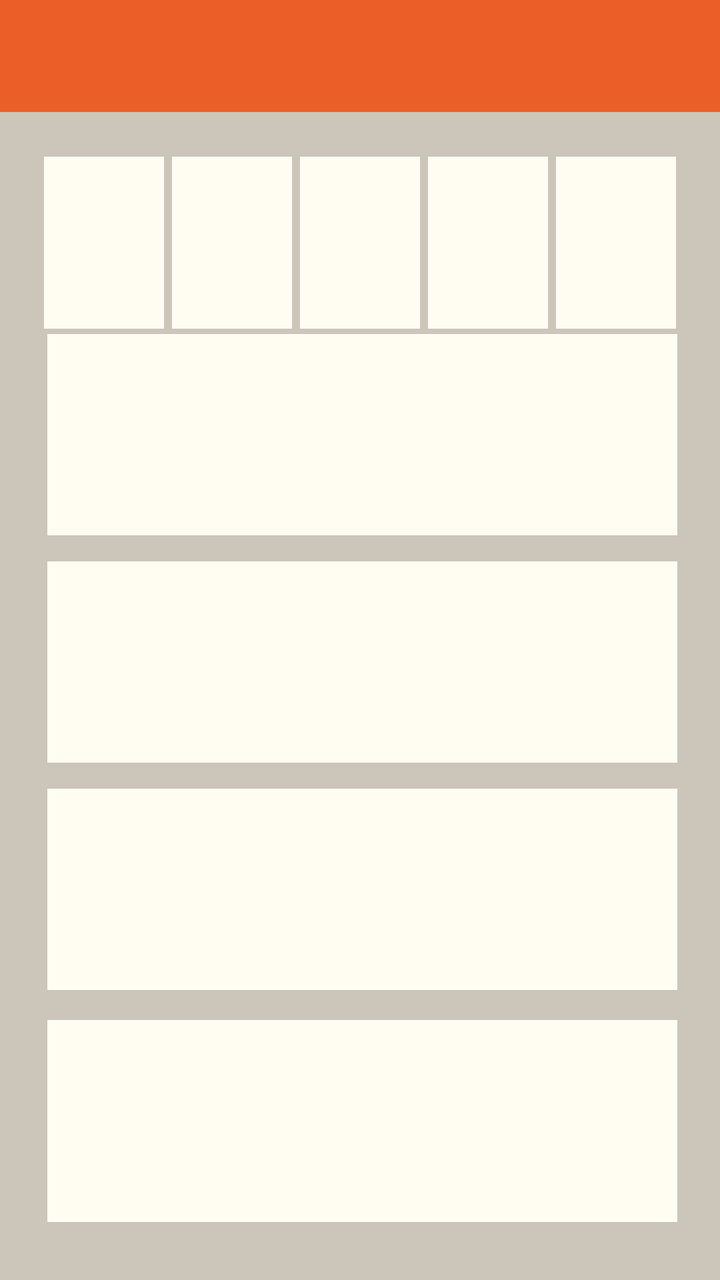
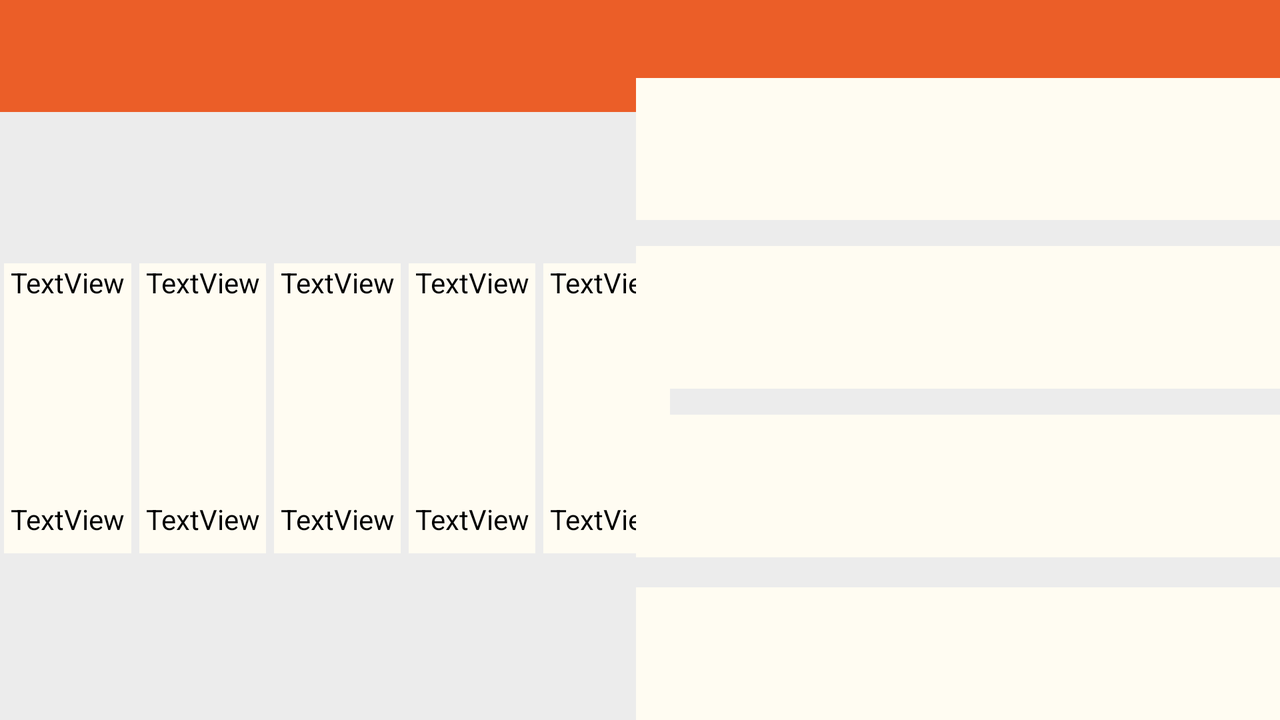

First picture: res/layout/ on a phone held upright. Second picture: the repository's own variant of that layout, on a device whose configuration matches the variant's folder. Source for both follows.
<!-- AndroidManifest.xml: activity theme AppTheme.NoActionBar -->
<!-- res/layout/activity_welcome.xml -->
<?xml version="1.0" encoding="utf-8"?>
<androidx.constraintlayout.widget.ConstraintLayout xmlns:android="http://schemas.android.com/apk/res/android"
    xmlns:app="http://schemas.android.com/apk/res-auto"
    xmlns:tools="http://schemas.android.com/tools"
    android:layout_width="match_parent"
    android:layout_height="match_parent"
    android:background="?attr/backgroundColor"
    tools:context=".WelcomeActivity">

    <com.google.android.material.appbar.AppBarLayout
        android:id="@+id/appBarLayout"
        android:layout_width="match_parent"
        android:layout_height="wrap_content"
        android:theme="@style/AppTheme.AppBarOverlay"
        app:layout_constraintBottom_toBottomOf="parent"
        app:layout_constraintStart_toStartOf="parent"
        app:layout_constraintTop_toTopOf="parent"
        app:layout_constraintVertical_bias="0.0">

        <androidx.appcompat.widget.Toolbar
            android:id="@+id/toolbar"
            android:layout_width="match_parent"
            android:layout_height="?attr/actionBarSize"
            android:background="?attr/colorPrimary"
            app:popupTheme="@style/AppTheme.PopupOverlay" />
    </com.google.android.material.appbar.AppBarLayout>

    <LinearLayout
        android:id="@+id/weatherParent"
        android:layout_width="320dp"
        android:layout_height="90dp"
        android:baselineAligned="false"
        android:orientation="horizontal"
        app:layout_constraintBottom_toBottomOf="parent"
        app:layout_constraintEnd_toEndOf="parent"
        app:layout_constraintStart_toStartOf="parent"
        app:layout_constraintTop_toBottomOf="@+id/appBarLayout"
        app:layout_constraintVertical_bias="0.041">

        <LinearLayout
            android:layout_width="match_parent"
            android:layout_height="match_parent"
            android:layout_margin="2dp"
            android:layout_weight="1"
            android:background="?attr/colorBackgroundFloating"
            android:orientation="vertical">

            <TextView
                android:id="@+id/time1"
                android:layout_width="match_parent"
                android:layout_height="wrap_content"
                android:layout_weight="0.25"
                android:textAlignment="center" />

            <ImageView
                android:id="@+id/forecast1"
                android:layout_width="wrap_content"
                android:layout_height="0dp"
                android:layout_weight="3"
                tools:srcCompat="@tools:sample/avatars" />

            <TextView
                android:id="@+id/textView11"
                android:layout_width="match_parent"
                android:layout_height="wrap_content"
                android:layout_weight="0.25"
                android:textAlignment="center" />

        </LinearLayout>

        <LinearLayout
            android:layout_width="match_parent"
            android:layout_height="match_parent"
            android:layout_margin="2dp"
            android:layout_weight="1"
            android:background="?attr/colorBackgroundFloating"
            android:orientation="vertical">

            <TextView
                android:id="@+id/time2"
                android:layout_width="match_parent"
                android:layout_height="wrap_content"
                android:layout_weight="0.25"
                android:textAlignment="center" />

            <ImageView
                android:id="@+id/forecast2"
                android:layout_width="wrap_content"
                android:layout_height="0dp"
                android:layout_weight="3"
                tools:srcCompat="@tools:sample/avatars" />

            <TextView
                android:id="@+id/textView12"
                android:layout_width="match_parent"
                android:layout_height="wrap_content"
                android:layout_weight="0.25"
                android:textAlignment="center" />

        </LinearLayout>

        <LinearLayout
            android:layout_width="match_parent"
            android:layout_height="match_parent"
            android:layout_margin="2dp"
            android:layout_weight="1"
            android:background="?attr/colorBackgroundFloating"
            android:orientation="vertical">

            <TextView
                android:id="@+id/time3"
                android:layout_width="match_parent"
                android:layout_height="wrap_content"
                android:layout_weight="0.25"
                android:textAlignment="center" />

            <ImageView
                android:id="@+id/forecast3"
                android:layout_width="wrap_content"
                android:layout_height="0dp"
                android:layout_weight="3"
                tools:srcCompat="@tools:sample/avatars" />

            <TextView
                android:id="@+id/textView13"
                android:layout_width="match_parent"
                android:layout_height="wrap_content"
                android:layout_weight="0.25"
                android:textAlignment="center" />
        </LinearLayout>

        <LinearLayout
            android:layout_width="match_parent"
            android:layout_height="match_parent"
            android:layout_margin="2dp"
            android:layout_weight="1"
            android:background="?attr/colorBackgroundFloating"
            android:orientation="vertical">

            <TextView
                android:id="@+id/time4"
                android:layout_width="match_parent"
                android:layout_height="wrap_content"
                android:layout_weight="0.25"
                android:textAlignment="center" />

            <ImageView
                android:id="@+id/forecast4"
                android:layout_width="wrap_content"
                android:layout_height="0dp"
                android:layout_weight="3"
                tools:srcCompat="@tools:sample/avatars" />

            <TextView
                android:id="@+id/textView9"
                android:layout_width="match_parent"
                android:layout_height="wrap_content"
                android:layout_weight="0.25"
                android:textAlignment="center" />
        </LinearLayout>

        <LinearLayout
            android:layout_width="match_parent"
            android:layout_height="match_parent"
            android:layout_margin="2dp"
            android:layout_weight="1"
            android:background="?attr/colorBackgroundFloating"
            android:orientation="vertical">

            <TextView
                android:id="@+id/time5"
                android:layout_width="match_parent"
                android:layout_height="wrap_content"
                android:layout_weight="0.25"
                android:textAlignment="center" />

            <ImageView
                android:id="@+id/forecast5"
                android:layout_width="wrap_content"
                android:layout_height="0dp"
                android:layout_weight="3"
                tools:srcCompat="@tools:sample/avatars" />

            <TextView
                android:id="@+id/textView10"
                android:layout_width="match_parent"
                android:layout_height="wrap_content"
                android:layout_weight="0.25"
                android:textAlignment="center" />
        </LinearLayout>

    </LinearLayout>

    <LinearLayout
        android:id="@+id/newsParent"
        android:layout_width="318dp"
        android:layout_height="462dp"
        android:layout_marginBottom="16dp"
        android:orientation="vertical"
        app:layout_constraintBottom_toBottomOf="parent"
        app:layout_constraintEnd_toEndOf="parent"
        app:layout_constraintHorizontal_bias="0.494"
        app:layout_constraintStart_toStartOf="parent"
        app:layout_constraintTop_toBottomOf="@+id/weatherParent"
        app:layout_constraintVertical_bias="0.59000003">

        <LinearLayout
            android:layout_width="match_parent"
            android:layout_height="wrap_content"
            android:layout_marginStart="3dp"
            android:layout_marginTop="3dp"
            android:layout_marginBottom="10dp"
            android:layout_weight="0.25"
            android:background="?attr/colorBackgroundFloating"
            android:onClick="openNewsBody"
            android:orientation="horizontal"
            android:padding="3dp"
            android:tag="0">

            <TextView
                android:id="@+id/news1"
                android:layout_width="wrap_content"
                android:layout_height="wrap_content"
                android:layout_gravity="center_vertical"
                android:layout_weight="0.5"
                android:gravity="center_vertical"
                android:textSize="20sp"
                android:textStyle="bold" />

            <ImageView
                android:id="@+id/imageView6"
                android:layout_width="wrap_content"
                android:layout_height="match_parent"
                android:layout_gravity="center_vertical"
                android:layout_weight="0.5"
                android:baselineAlignBottom="false"
                tools:srcCompat="@tools:sample/avatars" />

        </LinearLayout>

        <LinearLayout
            android:layout_width="match_parent"
            android:layout_height="wrap_content"
            android:layout_marginStart="3dp"
            android:layout_marginTop="3dp"
            android:layout_marginBottom="10dp"
            android:layout_weight="0.25"
            android:background="?attr/colorBackgroundFloating"
            android:onClick="openNewsBody"
            android:orientation="horizontal"
            android:padding="3dp"
            android:tag="1">

            <TextView
                android:id="@+id/news2"
                android:layout_width="wrap_content"
                android:layout_height="wrap_content"
                android:layout_gravity="center_vertical"
                android:layout_weight="0.5"
                android:gravity="center_vertical"
                android:textSize="20sp"
                android:textStyle="bold" />

            <ImageView
                android:id="@+id/imageView7"
                android:layout_width="wrap_content"
                android:layout_height="match_parent"
                android:layout_gravity="center_vertical"
                android:layout_weight="0.5"
                tools:srcCompat="@tools:sample/avatars" />
        </LinearLayout>

        <LinearLayout
            android:layout_width="match_parent"
            android:layout_height="wrap_content"
            android:layout_marginStart="3dp"
            android:layout_marginTop="3dp"
            android:layout_marginBottom="10dp"
            android:layout_weight="0.25"
            android:background="?attr/colorBackgroundFloating"
            android:onClick="openNewsBody"
            android:orientation="horizontal"
            android:padding="3dp"
            android:tag="2">

            <TextView
                android:id="@+id/news3"
                android:layout_width="wrap_content"
                android:layout_height="wrap_content"
                android:layout_gravity="center_vertical"
                android:layout_weight="0.5"
                android:gravity="center_vertical"
                android:textSize="20sp"
                android:textStyle="bold" />

            <ImageView
                android:id="@+id/imageView8"
                android:layout_width="wrap_content"
                android:layout_height="match_parent"
                android:layout_gravity="center_vertical"
                android:layout_weight="0.5"
                tools:srcCompat="@tools:sample/avatars" />
        </LinearLayout>

        <LinearLayout
            android:layout_width="match_parent"
            android:layout_height="wrap_content"
            android:layout_marginStart="3dp"
            android:layout_marginTop="5dp"
            android:layout_marginBottom="15dp"
            android:layout_weight="0.25"
            android:background="?attr/colorBackgroundFloating"
            android:onClick="openNewsBody"
            android:orientation="horizontal"
            android:padding="3dp"
            android:tag="3">

            <TextView
                android:id="@+id/news4"
                android:layout_width="wrap_content"
                android:layout_height="wrap_content"
                android:layout_gravity="center_vertical"
                android:layout_weight="0.5"
                android:gravity="center_vertical"
                android:textSize="20sp"
                android:textStyle="bold" />

            <ImageView
                android:id="@+id/imageView9"
                android:layout_width="wrap_content"
                android:layout_height="match_parent"
                android:layout_gravity="center_vertical"
                android:layout_weight="0.5"
                tools:srcCompat="@tools:sample/avatars" />
        </LinearLayout>


    </LinearLayout>


</androidx.constraintlayout.widget.ConstraintLayout>
<!-- resources referenced by this layout -->
<resources>
  <style name="AppTheme.AppBarOverlay" parent="ThemeOverlay.AppCompat.Dark.ActionBar" />
  <style name="AppTheme.PopupOverlay" parent="ThemeOverlay.AppCompat.Light" />
  <style name="AppTheme.NoActionBar">
          <item name="windowActionBar">false</item>
          <item name="windowNoTitle">true</item>
      </style>
</resources>
<!-- res/layout-land/activity_welcome.xml (the repository's variant of the layout above) -->
<!-- drawn on the phone turned sideways -->
<?xml version="1.0" encoding="utf-8"?>
<androidx.constraintlayout.widget.ConstraintLayout xmlns:android="http://schemas.android.com/apk/res/android"
    xmlns:app="http://schemas.android.com/apk/res-auto"
    xmlns:tools="http://schemas.android.com/tools"
    android:layout_width="match_parent"
    android:layout_height="match_parent"
    android:background="#40B4B4B4"
    tools:context=".WelcomeActivity">

    <com.google.android.material.appbar.AppBarLayout
        android:id="@+id/appBarLayout"
        android:layout_width="match_parent"
        android:layout_height="wrap_content"
        android:theme="@style/AppTheme.AppBarOverlay"
        app:layout_constraintBottom_toBottomOf="parent"
        app:layout_constraintStart_toStartOf="parent"
        app:layout_constraintTop_toTopOf="parent"
        app:layout_constraintVertical_bias="0.0">

        <androidx.appcompat.widget.Toolbar
            android:id="@+id/toolbar"
            android:layout_width="match_parent"
            android:layout_height="?attr/actionBarSize"
            android:background="?attr/colorPrimary"
            app:popupTheme="@style/AppTheme.PopupOverlay" />
    </com.google.android.material.appbar.AppBarLayout>

    <LinearLayout
        android:id="@+id/weatherParent"
        android:layout_width="337dp"
        android:layout_height="149dp"
        android:orientation="horizontal"
        app:layout_constraintBottom_toBottomOf="parent"
        app:layout_constraintStart_toStartOf="parent"
        app:layout_constraintTop_toBottomOf="@+id/appBarLayout"
        app:layout_constraintVertical_bias="0.476">

        <LinearLayout
            android:layout_width="match_parent"
            android:layout_height="match_parent"
            android:layout_margin="2dp"
            android:layout_weight="1"
            android:background="?attr/colorBackgroundFloating"
            android:orientation="vertical">

            <TextView
                android:id="@+id/time1"
                android:layout_width="match_parent"
                android:layout_height="wrap_content"
                android:layout_weight="0.25"
                android:text="TextView"
                android:textAlignment="center" />

            <ImageView
                android:id="@+id/forecast1"
                android:layout_width="wrap_content"
                android:layout_height="0dp"
                android:layout_weight="3"
                tools:srcCompat="@tools:sample/avatars" />

            <TextView
                android:id="@+id/textView11"
                android:layout_width="match_parent"
                android:layout_height="wrap_content"
                android:layout_weight="0.25"
                android:text="TextView"
                android:textAlignment="center" />

        </LinearLayout>

        <LinearLayout
            android:layout_width="match_parent"
            android:layout_height="match_parent"
            android:layout_margin="2dp"
            android:layout_weight="1"
            android:background="?attr/colorBackgroundFloating"
            android:orientation="vertical">

            <TextView
                android:id="@+id/time2"
                android:layout_width="match_parent"
                android:layout_height="wrap_content"
                android:layout_weight="0.25"
                android:text="TextView"
                android:textAlignment="center" />

            <ImageView
                android:id="@+id/forecast2"
                android:layout_width="wrap_content"
                android:layout_height="0dp"
                android:layout_weight="3"
                tools:srcCompat="@tools:sample/avatars" />

            <TextView
                android:id="@+id/textView12"
                android:layout_width="match_parent"
                android:layout_height="wrap_content"
                android:layout_weight="0.25"
                android:text="TextView"
                android:textAlignment="center" />

        </LinearLayout>

        <LinearLayout
            android:layout_width="match_parent"
            android:layout_height="match_parent"
            android:layout_margin="2dp"
            android:layout_weight="1"
            android:background="?attr/colorBackgroundFloating"
            android:orientation="vertical">

            <TextView
                android:id="@+id/time3"
                android:layout_width="match_parent"
                android:layout_height="wrap_content"
                android:layout_weight="0.25"
                android:text="TextView"
                android:textAlignment="center" />

            <ImageView
                android:id="@+id/forecast3"
                android:layout_width="wrap_content"
                android:layout_height="0dp"
                android:layout_weight="3"
                tools:srcCompat="@tools:sample/avatars" />

            <TextView
                android:id="@+id/textView13"
                android:layout_width="match_parent"
                android:layout_height="wrap_content"
                android:layout_weight="0.25"
                android:text="TextView"
                android:textAlignment="center" />
        </LinearLayout>

        <LinearLayout
            android:layout_width="match_parent"
            android:layout_height="match_parent"
            android:layout_margin="2dp"
            android:layout_weight="1"
            android:background="?attr/colorBackgroundFloating"
            android:orientation="vertical">

            <TextView
                android:id="@+id/time4"
                android:layout_width="match_parent"
                android:layout_height="wrap_content"
                android:layout_weight="0.25"
                android:text="TextView"
                android:textAlignment="center" />

            <ImageView
                android:id="@+id/forecast4"
                android:layout_width="wrap_content"
                android:layout_height="0dp"
                android:layout_weight="3"
                tools:srcCompat="@tools:sample/avatars" />

            <TextView
                android:id="@+id/textView9"
                android:layout_width="match_parent"
                android:layout_height="wrap_content"
                android:layout_weight="0.25"
                android:text="TextView"
                android:textAlignment="center" />
        </LinearLayout>

        <LinearLayout
            android:layout_width="match_parent"
            android:layout_height="match_parent"
            android:layout_margin="2dp"
            android:layout_weight="1"
            android:background="?attr/colorBackgroundFloating"
            android:orientation="vertical">

            <TextView
                android:id="@+id/time5"
                android:layout_width="match_parent"
                android:layout_height="wrap_content"
                android:layout_weight="0.25"
                android:text="TextView"
                android:textAlignment="center" />

            <ImageView
                android:id="@+id/forecast5"
                android:layout_width="wrap_content"
                android:layout_height="0dp"
                android:layout_weight="3"
                tools:srcCompat="@tools:sample/avatars" />

            <TextView
                android:id="@+id/textView10"
                android:layout_width="match_parent"
                android:layout_height="wrap_content"
                android:layout_weight="0.25"
                android:text="TextView"
                android:textAlignment="center" />
        </LinearLayout>

    </LinearLayout>

    <LinearLayout
        android:id="@+id/newsParent"
        android:layout_width="347dp"
        android:layout_height="344dp"
        android:orientation="vertical"
        app:layout_constraintBottom_toBottomOf="parent"
        app:layout_constraintEnd_toEndOf="parent"
        app:layout_constraintStart_toEndOf="@+id/weatherParent"
        app:layout_constraintTop_toBottomOf="@+id/appBarLayout">

        <LinearLayout
            android:layout_width="match_parent"
            android:layout_height="wrap_content"
            android:layout_marginStart="3dp"
            android:layout_marginTop="3dp"
            android:layout_marginBottom="10dp"
            android:layout_weight="0.25"
            android:background="?attr/colorBackgroundFloating"
            android:onClick="openNewsBody"
            android:orientation="horizontal"
            android:paddingLeft="3dp"
            android:paddingTop="2dp"
            android:paddingRight="3dp"
            android:tag="0">

            <TextView
                android:id="@+id/news1"
                android:layout_width="wrap_content"
                android:layout_height="wrap_content"
                android:layout_gravity="center_vertical"
                android:layout_weight="0.5"
                android:gravity="center_vertical"
                android:textColor="@android:color/black"
                android:textSize="20sp"
                android:textStyle="bold" />

            <ImageView
                android:id="@+id/imageView6"
                android:layout_width="wrap_content"
                android:layout_height="match_parent"
                android:layout_gravity="center_vertical"
                android:layout_weight="0.5"
                android:baselineAlignBottom="false"
                tools:srcCompat="@tools:sample/avatars" />

        </LinearLayout>

        <LinearLayout
            android:layout_width="match_parent"
            android:layout_height="wrap_content"
            android:layout_marginStart="3dp"
            android:layout_marginTop="3dp"
            android:layout_marginBottom="10dp"
            android:layout_weight="0.25"
            android:background="?attr/colorBackgroundFloating"
            android:onClick="openNewsBody"
            android:orientation="horizontal"
            android:paddingLeft="3dp"
            android:paddingTop="2dp"
            android:paddingRight="3dp"
            android:tag="1">

            <TextView
                android:id="@+id/news2"
                android:layout_width="wrap_content"
                android:layout_height="wrap_content"
                android:layout_gravity="center_vertical"
                android:layout_weight="0.5"
                android:gravity="center_vertical"
                android:textColor="@android:color/black"
                android:textSize="20sp"
                android:textStyle="bold" />

            <ImageView
                android:id="@+id/imageView7"
                android:layout_width="wrap_content"
                android:layout_height="match_parent"
                android:layout_gravity="center_vertical"
                android:layout_weight="0.5"
                tools:srcCompat="@tools:sample/avatars" />
        </LinearLayout>

        <LinearLayout
            android:layout_width="match_parent"
            android:layout_height="wrap_content"
            android:layout_marginStart="3dp"
            android:layout_marginTop="3dp"
            android:layout_marginBottom="10dp"
            android:layout_weight="0.25"
            android:background="?attr/colorBackgroundFloating"
            android:onClick="openNewsBody"
            android:orientation="horizontal"
            android:paddingLeft="3dp"
            android:paddingTop="2dp"
            android:paddingRight="3dp"
            android:tag="2">

            <TextView
                android:id="@+id/news3"
                android:layout_width="wrap_content"
                android:layout_height="wrap_content"
                android:layout_gravity="center_vertical"
                android:layout_weight="0.5"
                android:gravity="center_vertical"
                android:textColor="@android:color/black"
                android:textSize="20sp"
                android:textStyle="bold" />

            <ImageView
                android:id="@+id/imageView8"
                android:layout_width="wrap_content"
                android:layout_height="match_parent"
                android:layout_gravity="center_vertical"
                android:layout_weight="0.5"
                tools:srcCompat="@tools:sample/avatars" />
        </LinearLayout>

        <LinearLayout
            android:layout_width="match_parent"
            android:layout_height="wrap_content"
            android:layout_marginStart="3dp"
            android:layout_marginTop="5dp"
            android:layout_marginBottom="15dp"
            android:layout_weight="0.25"
            android:background="?attr/colorBackgroundFloating"
            android:onClick="openNewsBody"
            android:orientation="horizontal"
            android:paddingLeft="3dp"
            android:paddingTop="2dp"
            android:paddingRight="3dp"
            android:tag="3">

            <TextView
                android:id="@+id/news4"
                android:layout_width="wrap_content"
                android:layout_height="wrap_content"
                android:layout_gravity="center_vertical"
                android:layout_weight="0.5"
                android:gravity="center_vertical"
                android:textColor="@android:color/black"
                android:textSize="20sp"
                android:textStyle="bold" />

            <ImageView
                android:id="@+id/imageView9"
                android:layout_width="wrap_content"
                android:layout_height="match_parent"
                android:layout_gravity="center_vertical"
                android:layout_weight="0.5"
                tools:srcCompat="@tools:sample/avatars" />
        </LinearLayout>


    </LinearLayout>


</androidx.constraintlayout.widget.ConstraintLayout>
